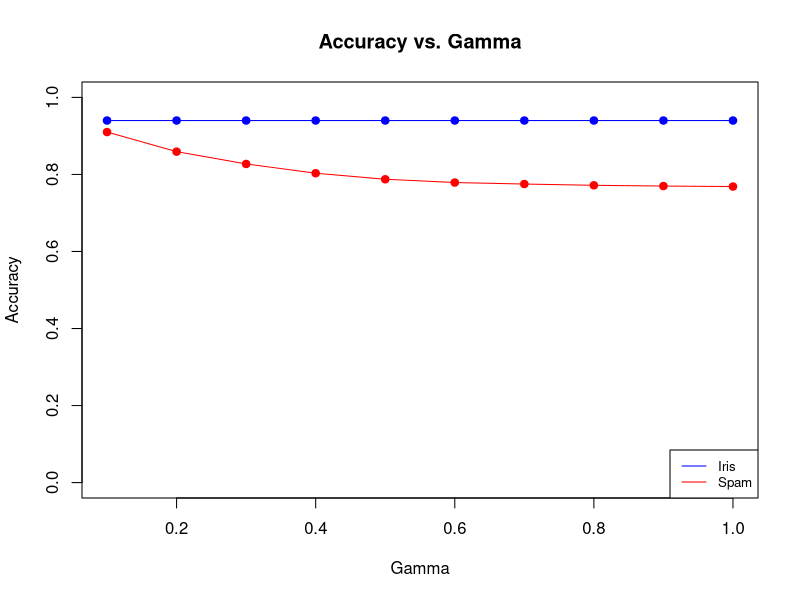

Source code (R):
library(kernlab)
library(e1071)
library(tidyverse)

data(iris)
rows.iris <- sample.int(nrow(iris), size = round(nrow(iris)/3), replace = F, set.seed(100))
iris.train <- iris[-rows.iris,]
iris.test <- iris[rows.iris,]
iris.acc <- c()
iris.gamma <- c()

for (i in 1:10)
{
  gamma = i/10
  svm.model <- svm(x = iris.train[,-5], y = iris.train[,5],kernel = "radial", gamma = gamma)
  svm.result <- predict(svm.model,newdata = iris.test[,-5])
  table(svm.result,iris.test$Species)
  acc <- sum(svm.result==iris.test$Species)/length(iris.test$Species)
  iris.acc <- append(iris.acc, acc)
  iris.gamma <- append(iris.gamma, gamma)
}

iris.acc
iris.gamma

data(spam)

rows.spam <- sample.int(nrow(spam), size = round(nrow(spam)/3), replace = FALSE, set.seed(100))
spam.train <- spam[-rows.spam, ]
spam.test <- spam[rows.spam, ]
spam.acc <- c()
spam.gamma <- c()

for (i in 1:10) {
  gamma <- i/10
  svm.model <- svm(x = spam.train[, -58], y = spam.train[, 58], kernel = "radial", gamma = gamma)
  svm.result <- predict(svm.model, newdata = spam.test[, -58])
  acc <- sum(svm.result == spam.test[, 58]) / nrow(spam.test)
  spam.acc <- append(spam.acc, acc)
  spam.gamma <- append(spam.gamma, gamma)
}

spam.acc
spam.gamma

plot(iris.gamma, iris.acc, type = "l", col = "blue", ylim = c(0, 1),
     xlab = "Gamma", ylab = "Accuracy", main = "Accuracy vs. Gamma")
points(iris.gamma, iris.acc, col = "blue", pch = 19)

lines(spam.gamma, spam.acc, type = "l", col = "red")
points(spam.gamma, spam.acc, col = "red", pch = 19)

legend("bottomright", legend = c("Iris", "Spam"), col = c("blue", "red"), lty = 1, cex = 0.8)
